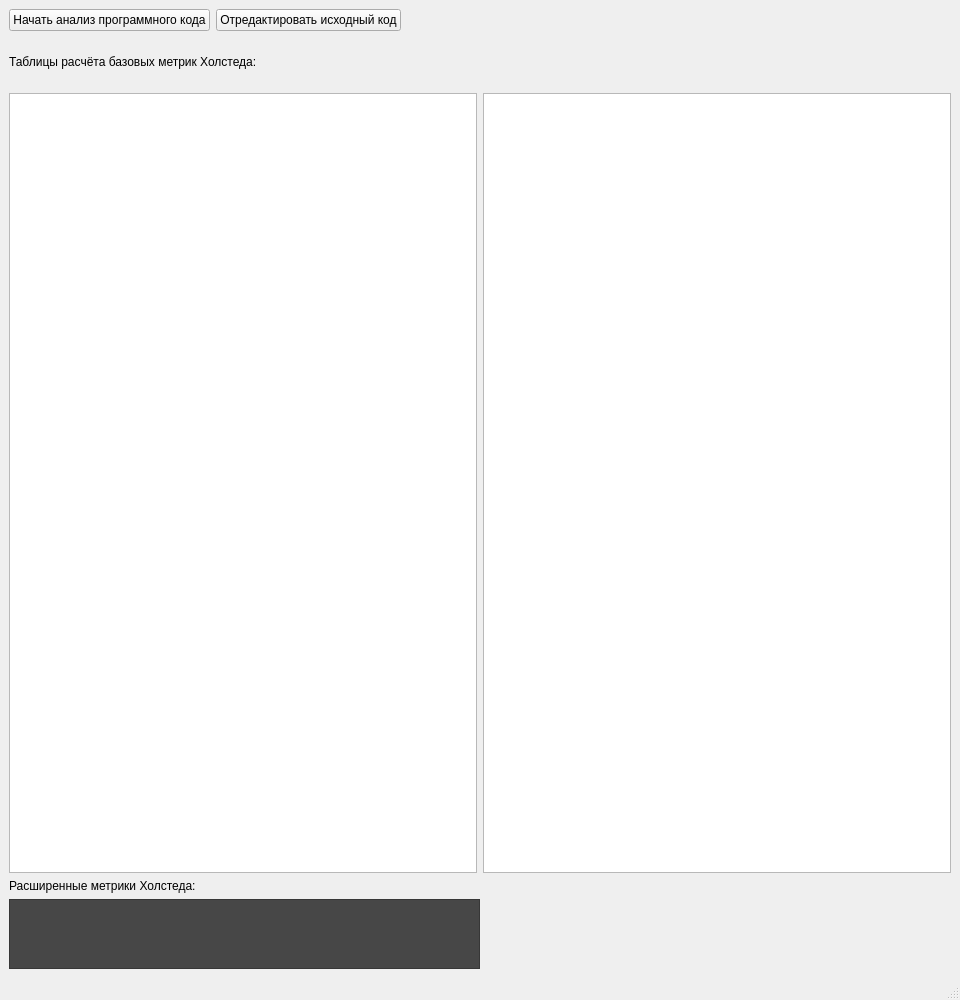
<?xml version="1.0" encoding="UTF-8"?>
<ui version="4.0">
 <class>MainWindow</class>
 <widget class="QMainWindow" name="MainWindow">
  <property name="geometry">
   <rect>
    <x>0</x>
    <y>0</y>
    <width>960</width>
    <height>1000</height>
   </rect>
  </property>
  <property name="minimumSize">
   <size>
    <width>0</width>
    <height>0</height>
   </size>
  </property>
  <property name="maximumSize">
   <size>
    <width>960</width>
    <height>1000</height>
   </size>
  </property>
  <property name="windowTitle">
   <string>Расчёт метрик Холстеда</string>
  </property>
  <property name="styleSheet">
   <string notr="true"/>
  </property>
  <widget class="QWidget" name="centralwidget">
   <layout class="QVBoxLayout" name="verticalLayout">
    <item>
     <layout class="QVBoxLayout" name="lyTotal" stretch="1,10,1">
      <item>
       <layout class="QVBoxLayout" name="lyHeader">
        <item>
         <layout class="QHBoxLayout" name="lyButtons">
          <item>
           <widget class="QPushButton" name="btnStart">
            <property name="text">
             <string>Начать анализ программного кода</string>
            </property>
           </widget>
          </item>
          <item>
           <widget class="QPushButton" name="pushButton">
            <property name="text">
             <string>Отредактировать исходный код</string>
            </property>
           </widget>
          </item>
          <item>
           <spacer name="btnSpacer">
            <property name="orientation">
             <enum>Qt::Horizontal</enum>
            </property>
            <property name="sizeHint" stdset="0">
             <size>
              <width>40</width>
              <height>20</height>
             </size>
            </property>
           </spacer>
          </item>
         </layout>
        </item>
        <item>
         <widget class="QLabel" name="startLabel">
          <property name="text">
           <string>&lt;html&gt;&lt;head/&gt;&lt;body&gt;&lt;p&gt;Таблицы расчёта базовых метрик Холстеда:&lt;/p&gt;&lt;/body&gt;&lt;/html&gt;</string>
          </property>
         </widget>
        </item>
       </layout>
      </item>
      <item>
       <layout class="QHBoxLayout" name="lyTabel" stretch="2,2">
        <property name="sizeConstraint">
         <enum>QLayout::SetDefaultConstraint</enum>
        </property>
        <item>
         <widget class="QTableWidget" name="tableOperators">
          <property name="sizePolicy">
           <sizepolicy hsizetype="Fixed" vsizetype="Expanding">
            <horstretch>0</horstretch>
            <verstretch>0</verstretch>
           </sizepolicy>
          </property>
          <property name="maximumSize">
           <size>
            <width>600</width>
            <height>16777215</height>
           </size>
          </property>
          <attribute name="horizontalHeaderStretchLastSection">
           <bool>false</bool>
          </attribute>
         </widget>
        </item>
        <item>
         <widget class="QTableWidget" name="tableOperands">
          <property name="sizePolicy">
           <sizepolicy hsizetype="Fixed" vsizetype="Expanding">
            <horstretch>0</horstretch>
            <verstretch>0</verstretch>
           </sizepolicy>
          </property>
          <property name="maximumSize">
           <size>
            <width>600</width>
            <height>16777215</height>
           </size>
          </property>
          <attribute name="horizontalHeaderStretchLastSection">
           <bool>false</bool>
          </attribute>
         </widget>
        </item>
       </layout>
      </item>
      <item>
       <layout class="QVBoxLayout" name="lyFooter" stretch="1,10">
        <item>
         <widget class="QLabel" name="resTextLabel">
          <property name="text">
           <string>&lt;html&gt;&lt;head/&gt;&lt;body&gt;&lt;p&gt;Расширенные метрики Холстеда:&lt;/p&gt;&lt;/body&gt;&lt;/html&gt;</string>
          </property>
         </widget>
        </item>
        <item>
         <layout class="QHBoxLayout" name="lyResText" stretch="1,1">
          <item>
           <widget class="QPlainTextEdit" name="resText">
            <property name="styleSheet">
             <string notr="true">background-color: rgb(71, 71, 71);</string>
            </property>
            <property name="readOnly">
             <bool>true</bool>
            </property>
           </widget>
          </item>
          <item>
           <spacer name="resTextSpacer">
            <property name="orientation">
             <enum>Qt::Horizontal</enum>
            </property>
            <property name="sizeType">
             <enum>QSizePolicy::Expanding</enum>
            </property>
            <property name="sizeHint" stdset="0">
             <size>
              <width>40</width>
              <height>20</height>
             </size>
            </property>
           </spacer>
          </item>
         </layout>
        </item>
       </layout>
      </item>
     </layout>
    </item>
   </layout>
  </widget>
  <widget class="QStatusBar" name="statusbar"/>
 </widget>
 <resources/>
 <connections/>
</ui>
